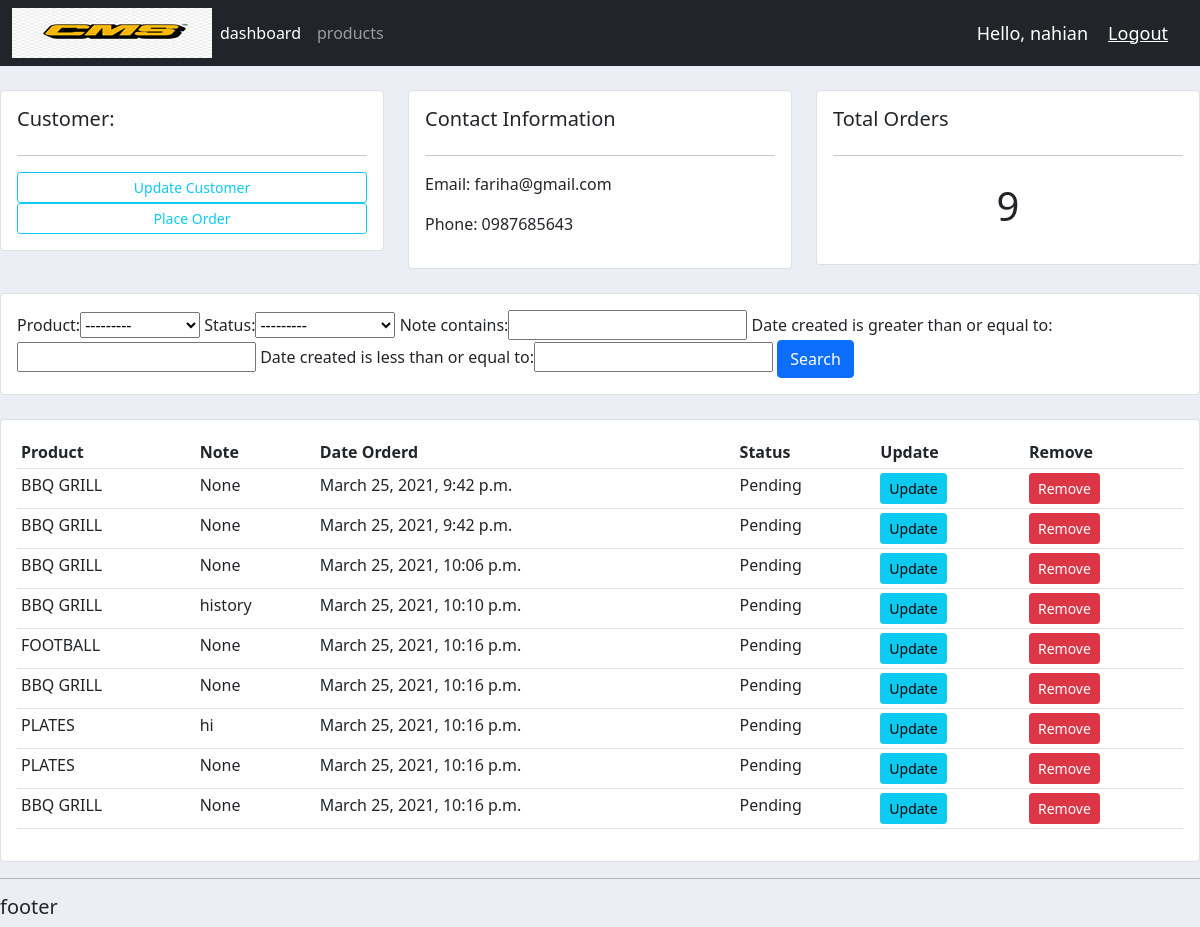
The app's page /customers/3/ (signed in), older data.
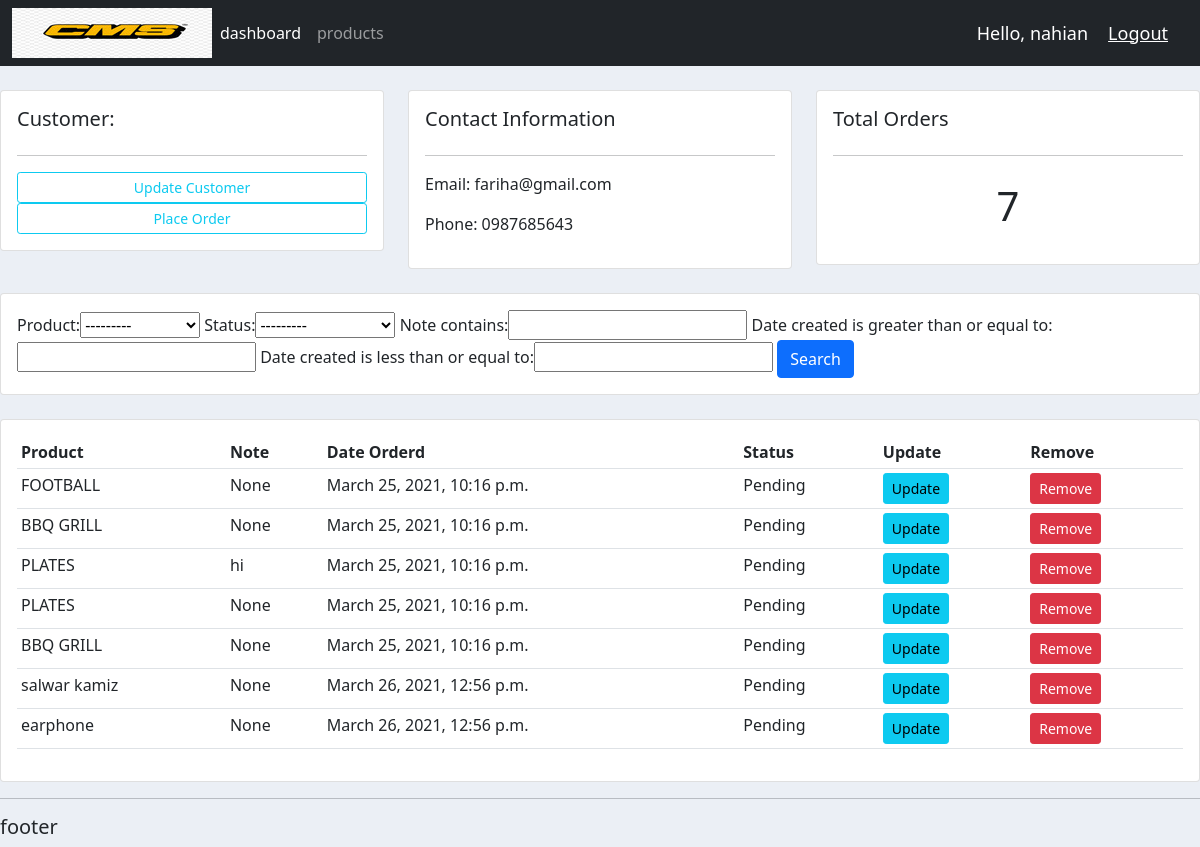
The same page, newer data.
### accounts/models.py (models this page shows)
class order(models.Model):
	STATUS = (
		('Pending' , 'Pending'),
		('Out for delivery' , 'Out for delivery'),
		)
	customer = models.ForeignKey(customer, null=True, on_delete= models.SET_NULL)
	product = models.ForeignKey(product, null=True, on_delete= models.SET_NULL)
	date_created = models.DateTimeField(auto_now_add=True, null=True)
	status = models.CharField(max_length=200, null=True, choices=STATUS)
	note = models.CharField(max_length=1000, null=True)

class product(models.Model):
	CATEGORY =(
		('Indoor' , 'Indoor'),
		('Out Door' , 'Out Door'),
		)
	name = models.CharField(max_length=200, null=True)
	price = models.FloatField(null=True)
	category = models.CharField(max_length=200, null=True, choices=CATEGORY)
	description = models.CharField(max_length=200, null=True)
	date_created = models.DateTimeField(auto_now_add=True, null=True)
	tag = models.ManyToManyField(tag)
	def __str__(self):
		return self.name

### accounts/views.py (the view)
# urls.py: path('customers/<str:pk_test>/', views.customers, name='customers'),
@login_required(login_url='login')
def customers(request, pk_test):
	customers = customer.objects.get(id=pk_test)
	orders = customers.order_set.all()
	order_count = orders.count()
	myFilter = OrderFilter(request.GET, queryset=orders)
	orders = myFilter.qs
	context = {'customer' : customers , 'orders' : orders, 'order_count' : order_count, 'myFilter' : myFilter}
	return render(request, 'accounts/customers.html', context)

### accounts/templates/accounts/customers.html
{% extends 'accounts/main.html'%}
{% block content %}
	<br>
<div class="row">
	<div class="col-md">
		<div class="card card-body">
			<h5>Customer:</h5>
			<hr>
			<a class="btn btn-outline-info  btn-sm btn-block" href="">Update Customer</a>
			<a class="btn btn-outline-info  btn-sm btn-block" href="{% url 'create_order' customer.id %}">Place Order</a>
		</div>
	</div>
	<div class="col-md">
		<div class="card card-body">
			<h5>Contact Information</h5>
			<hr>
			<p>Email: {{customer.email}}</p>
			<p>Phone: {{customer.Phone}}</p>
		</div>
	</div>
	<div class="col-md">
		<div class="card card-body">
			<h5>Total Orders</h5>
			<hr>
			<h1 style="text-align: center;padding: 10px">{{order_count}}</h1>
		</div>
	</div>
</div>
<br>
<div class="row">
	<div class="col">
		<div class="card card-body">
			<form method="get">
				{{myFilter.form}}
		    <button class="btn btn-primary" type="submit">Search</button>
		  </form>
		</div>
	</div>
</div>
<br>
<div class="row">
	<div class="col-md">
		<div class="card card-body">
			<table class="table table-sm">
				<tr>
					<th>Product</th>
					<th>Note</th>
					<th>Date Orderd</th>
					<th>Status</th>
					<th>Update</th>
					<th>Remove</th>
				</tr>
				{% for order in orders %}
					<tr>
						<td>{{order.product}}</td>
						<td>{{order.note}}</td>
						<td>{{order.date_created}}</td>
						<td>{{order.status}}</td>
						<td><a class="btn btn-sm btn-info" href="{% url 'update_order' order.id %}">Update</a></td>
						<td><a class="btn btn-sm btn-danger" href="{% url 'delete_order' order.id %}">Remove</a></td>
					</tr>
				{% endfor %}
			</table>
		</div>
	</div>
</div>
{% endblock %}

Row changes from the older to the newer data that the page shows:
removed order: product "BBQ GRILL", note "None", date_created "March 25, 2021, 9:42 p.m.", status "Pending"
removed order: product "BBQ GRILL", note "None", date_created "March 25, 2021, 9:42 p.m.", status "Pending"
removed order: product "BBQ GRILL", note "None", date_created "March 25, 2021, 10:06 p.m.", status "Pending"
removed order: product "BBQ GRILL", note "history", date_created "March 25, 2021, 10:10 p.m.", status "Pending"
added order: product "salwar kamiz", note "None", date_created "March 26, 2021, 12:56 p.m.", status "Pending"
added order: product "earphone", note "None", date_created "March 26, 2021, 12:56 p.m.", status "Pending"
Text that changed along with them:
{{ order_count }}: "9" → "7"
